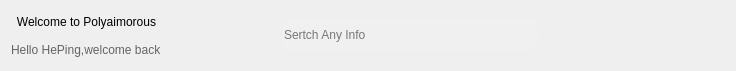
        <widget class="QWidget" name="top_widget" native="true">
         <property name="maximumSize">
          <size>
           <width>16666666</width>
           <height>71</height>
          </size>
         </property>
         <property name="styleSheet">
          <string notr="true">#top_widget{
background-color: qlineargradient(spread:pad, x1:0, y1:0, x2:1, y2:0, 
stop:1 rgba(120, 220, 220, 255), 
stop:0.3 rgba(150,230, 230, 215), 
stop:0 rgb(255, 230, 156));
border-radius: 10px;      /* 圆角半径 */
}</string>
         </property>
         <layout class="QGridLayout" name="gridLayout_4">
          <property name="horizontalSpacing">
           <number>11</number>
          </property>
          <item row="0" column="2" rowspan="2">
           <layout class="QHBoxLayout" name="horizontalLayout_5">
            <property name="spacing">
             <number>7</number>
            </property>
            <item>
             <widget class="QPushButton" name="search_btu">
              <property name="minimumSize">
               <size>
                <width>0</width>
                <height>32</height>
               </size>
              </property>
              <property name="cursor">
               <cursorShape>PointingHandCursor</cursorShape>
              </property>
              <property name="focusPolicy">
               <enum>Qt::NoFocus</enum>
              </property>
              <property name="styleSheet">
               <string notr="true">QPushButton {
    border: none; /* 无边框 */
	border-radius: 6px;
}

/* 按下时 */
QPushButton:pressed {
	background-color: rgba(114, 255, 224,153);
}</string>
              </property>
              <property name="text">
               <string/>
              </property>
              <property name="icon">
               <iconset>
                <normaloff>icons/png@3x/black/zoom-in.png</normaloff>icons/png@3x/black/zoom-in.png</iconset>
              </property>
              <property name="iconSize">
               <size>
                <width>30</width>
                <height>30</height>
               </size>
              </property>
              <property name="checkable">
               <bool>false</bool>
              </property>
              <property name="autoRepeat">
               <bool>false</bool>
              </property>
             </widget>
            </item>
            <item>
             <widget class="QLineEdit" name="search_lineEdit">
              <property name="sizePolicy">
               <sizepolicy hsizetype="Expanding" vsizetype="Minimum">
                <horstretch>0</horstretch>
                <verstretch>0</verstretch>
               </sizepolicy>
              </property>
              <property name="minimumSize">
               <size>
                <width>256</width>
                <height>32</height>
               </size>
              </property>
              <property name="maximumSize">
               <size>
                <width>16777215</width>
                <height>32</height>
               </size>
              </property>
              <property name="styleSheet">
               <string notr="true">QLineEdit{
background-color: #f0f0f0;
border-radius: 8px;
border: none;
font: 63 9pt &quot;Artifakt Element Medium&quot;;
selection-background-color: rgb(255, 230, 156);
selection-color: rgba(120, 220, 220, 255);

}
QLineEdit::placeholder {
    color: #aaaaaa;
}
/* 设置 QMenu 的背景颜色和边框 */
QMenu {
background-color: #f0f0f0;
border-radius: 15px;

}

/* 设置 QMenu 的项样式 */
QMenu::item {
background-color: rgba(120, 220, 220, 255);
padding: 5px 20px;
}

/* 设置鼠标悬停时的样式 */
QMenu::item:selected {
background-color: rgb(255, 230, 156);
color: black;
}

/* 设置分隔符样式 */
QMenu::separator {
height: 1px;

}</string>
              </property>
              <property name="placeholderText">
               <string>Sertch Any Info</string>
              </property>
              <property name="clearButtonEnabled">
               <bool>true</bool>
              </property>
             </widget>
            </item>
           </layout>
          </item>
          <item row="0" column="4" rowspan="2">
           <layout class="QHBoxLayout" name="horizontalLayout_4">
            <property name="spacing">
             <number>11</number>
            </property>
            <item>
             <widget class="QPushButton" name="info_btu">
              <property name="minimumSize">
               <size>
                <width>0</width>
                <height>40</height>
               </size>
              </property>
              <property name="cursor">
               <cursorShape>PointingHandCursor</cursorShape>
              </property>
              <property name="focusPolicy">
               <enum>Qt::NoFocus</enum>
              </property>
              <property name="styleSheet">
               <string notr="true">QPushButton {
	border-radius: 6px;
    border: none; /* 无边框 */
}

/* 按下时 */
QPushButton:pressed {
	background-color: rgba(114, 255, 224,153);
}</string>
              </property>
              <property name="text">
               <string/>
              </property>
              <property name="icon">
               <iconset>
                <normaloff>icons/png@3x/black/info.png</normaloff>icons/png@3x/black/info.png</iconset>
              </property>
              <property name="iconSize">
               <size>
                <width>30</width>
                <height>30</height>
               </size>
              </property>
              <property name="checkable">
               <bool>false</bool>
              </property>
              <property name="autoRepeat">
               <bool>false</bool>
              </property>
             </widget>
            </item>
            <item>
             <widget class="QPushButton" name="github_btu">
              <property name="minimumSize">
               <size>
                <width>0</width>
                <height>40</height>
               </size>
              </property>
              <property name="cursor">
               <cursorShape>PointingHandCursor</cursorShape>
              </property>
              <property name="focusPolicy">
               <enum>Qt::NoFocus</enum>
              </property>
              <property name="styleSheet">
               <string notr="true">QPushButton {	
	border-radius: 6px;
    border: none; /* 无边框 */
}

/* 按下时 */
QPushButton:pressed {
	background-color: rgba(114, 255, 224,153);
}</string>
              </property>
              <property name="text">
               <string/>
              </property>
              <property name="icon">
               <iconset>
                <normaloff>icons/png@3x/black/github.png</normaloff>icons/png@3x/black/github.png</iconset>
              </property>
              <property name="iconSize">
               <size>
                <width>30</width>
                <height>30</height>
               </size>
              </property>
              <property name="checkable">
               <bool>false</bool>
              </property>
              <property name="autoRepeat">
               <bool>false</bool>
              </property>
             </widget>
            </item>
            <item>
             <widget class="QPushButton" name="notice_btu">
              <property name="minimumSize">
               <size>
                <width>0</width>
                <height>40</height>
               </size>
              </property>
              <property name="cursor">
               <cursorShape>PointingHandCursor</cursorShape>
              </property>
              <property name="focusPolicy">
               <enum>Qt::NoFocus</enum>
              </property>
              <property name="styleSheet">
               <string notr="true">QPushButton {
	border-radius: 6px;
    border: none; /* 无边框 */
}

/* 按下时 */
QPushButton:pressed {
	background-color: rgba(114, 255, 224,153);
}</string>
              </property>
              <property name="text">
               <string/>
              </property>
              <property name="icon">
               <iconset>
                <normaloff>icons/png@3x/black/bell-dot.png</normaloff>icons/png@3x/black/bell-dot.png</iconset>
              </property>
              <property name="iconSize">
               <size>
                <width>30</width>
                <height>30</height>
               </size>
              </property>
              <property name="checkable">
               <bool>false</bool>
              </property>
              <property name="autoRepeat">
               <bool>false</bool>
              </property>
             </widget>
            </item>
           </layout>
          </item>
          <item row="0" column="0">
           <widget class="QLabel" name="welcome_big_label">
            <property name="styleSheet">
             <string notr="true">font: 18pt &quot;CommercialScript BT&quot;;
</string>
            </property>
            <property name="text">
             <string>Welcome to Polyaimorous</string>
            </property>
            <property name="alignment">
             <set>Qt::AlignCenter</set>
            </property>
           </widget>
          </item>
          <item row="0" column="5" rowspan="2">
           <widget class="QLabel" name="icon_label">
            <property name="maximumSize">
             <size>
              <width>55</width>
              <height>55</height>
             </size>
            </property>
            <property name="text">
             <string/>
            </property>
            <property name="pixmap">
             <pixmap>picture/圆角425.jpg</pixmap>
            </property>
            <property name="scaledContents">
             <bool>true</bool>
            </property>
            <property name="alignment">
             <set>Qt::AlignCenter</set>
            </property>
           </widget>
          </item>
          <item row="1" column="0">
           <widget class="QLabel" name="welcome_small__label">
            <property name="styleSheet">
             <string notr="true">font: 63 8pt &quot;Artifakt Element Medium&quot;;
color: rgb(100, 100, 100);</string>
            </property>
            <property name="text">
             <string>Hello HePing,welcome back</string>
            </property>
            <property name="alignment">
             <set>Qt::AlignLeading|Qt::AlignLeft|Qt::AlignVCenter</set>
            </property>
           </widget>
          </item>
          <item row="0" column="1">
           <spacer name="horizontalSpacer_2">
            <property name="orientation">
             <enum>Qt::Horizontal</enum>
            </property>
            <property name="sizeHint" stdset="0">
             <size>
              <width>70</width>
              <height>20</height>
             </size>
            </property>
           </spacer>
          </item>
          <item row="0" column="3">
           <spacer name="horizontalSpacer_3">
            <property name="orientation">
             <enum>Qt::Horizontal</enum>
            </property>
            <property name="sizeHint" stdset="0">
             <size>
              <width>40</width>
              <height>20</height>
             </size>
            </property>
           </spacer>
          </item>
         </layout>
        </widget>
